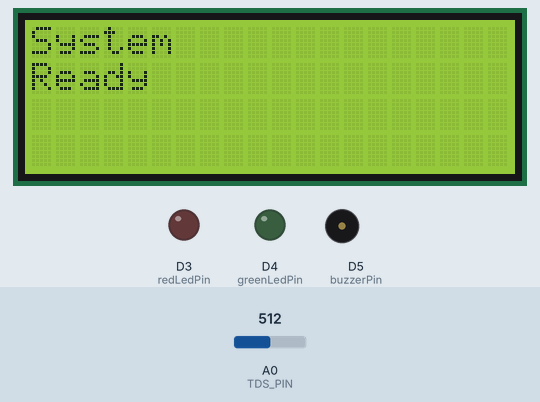
Recording of a sketch running on a simulated ESP8266 (NodeMCU). Parts: 20×4 character LCD, output pins drawn as LEDs (lit = HIGH), buzzer (waves = sounding, pin HIGH). The inputs (shaded band) are chosen by the test bench; at power-on: A0 (TDS_PIN) = 512. WiFi joins after 1.5 s; servers stay silent unless stated; uploads are accepted with an empty reply; what the sketch prints to the serial monitor is not drawn.

Above: at 2.7 s.
At 5.8 s:
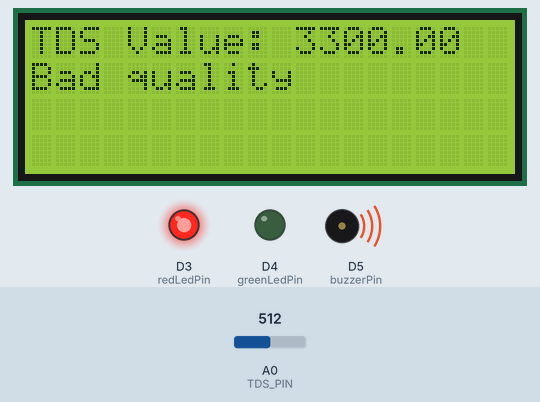
5.9 s: A0 (TDS_PIN) set to 202
At 6.4 s:
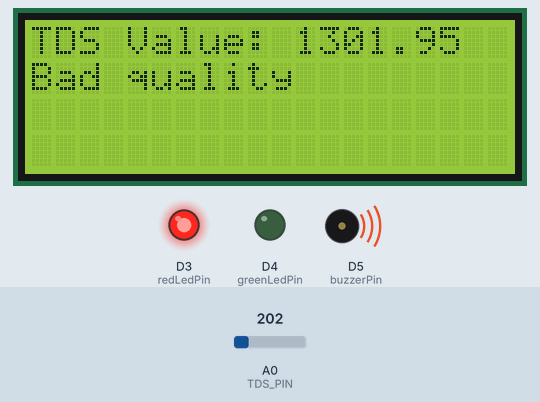
7.5 s: A0 (TDS_PIN) set to 174
At 8.7 s:
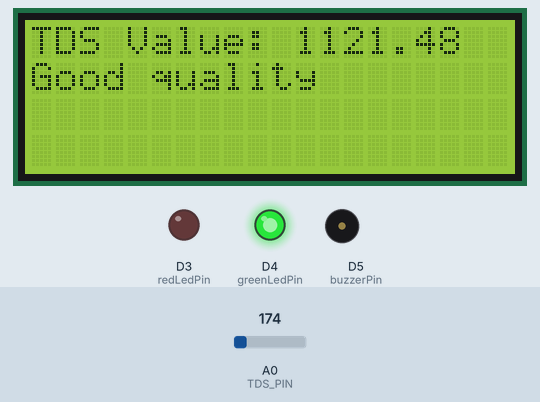
9.4 s: A0 (TDS_PIN) set to 306
At 10.9 s:
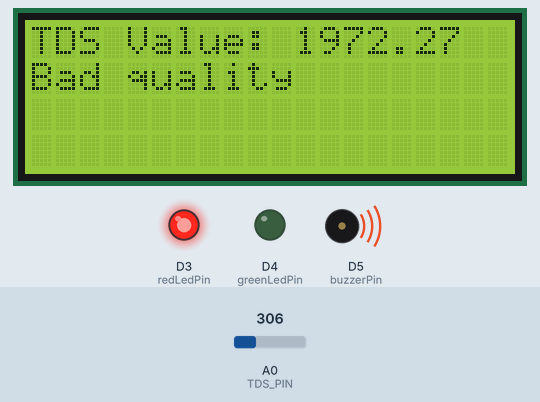
Timing chart, 0 to 12.4 s (numbered marks = the images above; inputs shaded):
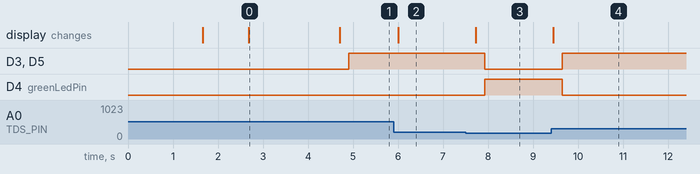

Measured:
- the behaviour switches between 187 and 186 on A0 (TDS_PIN) (found by bisection; images 2 and 3)
- after the input at 5.9 s, the display: changes after 0.10 s (image 2)
- after the input at 7.5 s, D3 (redLedPin), D5 (buzzerPin): HIGH → LOW after 0.42 s; D4 (greenLedPin): LOW → HIGH after 0.42 s; the display: changes after 0.22 s (image 3)
- after the input at 9.4 s, D3 (redLedPin), D5 (buzzerPin): LOW → HIGH after 0.25 s; D4 (greenLedPin): HIGH → LOW after 0.25 s; the display: changes after 0.05 s (image 4)
- what the display in image 0 shows lasts 2.0 s, from 2.7 s to 4.7 s

The sketch:

full-codes.ino
```cpp
#include <ESP8266WiFi.h>
#include <WiFiClientSecure.h>
#include <ESP8266HTTPClient.h>
#include <Wire.h>
#include <LiquidCrystal_I2C.h>

LiquidCrystal_I2C lcd(0x27, 20, 4);

const char* ssid = "Leah2024";
const char* password = "leah@2024";

// Server endpoint
const char* serverName = "https://emm-project.requestcatcher.com/api/status";

// TDS sensor pin
const int TDS_PIN = A0;
const int redLedPin = D3;
const int greenLedPin = D4;
const int buzzerPin = D5;

// Calibration values for the TDS sensor
const float Voltage_Conversion_Factor = 3.3 / 1024.0; // Voltage conversion factor for 3.3V and 10-bit ADC
const float TDS_Factor = 0.5; // Conversion factor from voltage to TDS

WiFiClientSecure wifiClient;

void setup() {
  lcd.init();
  lcd.init();
  lcd.clear();
  lcd.backlight();
  lcd.clear();
  Serial.begin(115200);
  pinMode(redLedPin, OUTPUT);
  pinMode(greenLedPin, OUTPUT);
  pinMode(buzzerPin, OUTPUT);

  digitalWrite(redLedPin, LOW);
  digitalWrite(greenLedPin, LOW);
  digitalWrite(buzzerPin, LOW);
  lcd.print("Connecting");
  lcd.setCursor(0, 1);
  lcd.print("to WiFi...");

  WiFi.begin(ssid, password);
  Serial.print("Connecting to WiFi...");

  while (WiFi.status() != WL_CONNECTED) {
    delay(500);
    Serial.print(".");
  }
  Serial.println("connected");
  lcd.clear();
  lcd.print("connected");
  delay(1000);
  wifiClient.setInsecure();
  lcd.clear();
  lcd.print("System");
  lcd.setCursor(0, 1);
  lcd.print("Ready");
  delay(2000);
}

void loop() {
  int sensorValue = analogRead(TDS_PIN);
  float voltage = sensorValue * Voltage_Conversion_Factor;
  float tdsValue = (voltage / TDS_Factor) * 1000;

  Serial.print("TDS Value: ");
  Serial.print(tdsValue);
  Serial.println(" ppm");
  lcd.clear();
  lcd.print("TDS Value: ");
  lcd.print(tdsValue);
  if(tdsValue > 1200){
    lcd.setCursor(0, 1);
    lcd.print("Bad quality");
    delay(200);
    badQuality();
  } else {
    lcd.setCursor(0, 1);
    lcd.print("Good quality");
    delay(200);
    goodQuality();
  }

  if (WiFi.status() == WL_CONNECTED) {
    HTTPClient http;
    http.begin(wifiClient, serverName);
    http.addHeader("Content-Type", "application/json");
    String jsonPayload = "{\"tds\": ";
    jsonPayload += tdsValue;
    jsonPayload += "}";
    int httpResponseCode = http.POST(jsonPayload);
    if (httpResponseCode > 0) {
      String response = http.getString();
      Serial.print("HTTP Response code: ");
      Serial.println(httpResponseCode);
      Serial.println(response);
    } else {
      Serial.print("Error code: ");
      Serial.println(httpResponseCode);
      Serial.print("Error reason: ");
      Serial.println(http.errorToString(httpResponseCode));
    }
    http.end();
  } else {
    lcd.clear();
    lcd.print("WiFi");
    lcd.setCursor(0, 1);
    lcd.print("Disconnected");
    delay(2000);
  }
}

void badQuality(){
  digitalWrite(redLedPin, HIGH);
  digitalWrite(greenLedPin, LOW);
  digitalWrite(buzzerPin, HIGH);
}

void goodQuality(){
  digitalWrite(redLedPin, LOW);
  digitalWrite(greenLedPin, HIGH);
  digitalWrite(buzzerPin, LOW);
}
```
